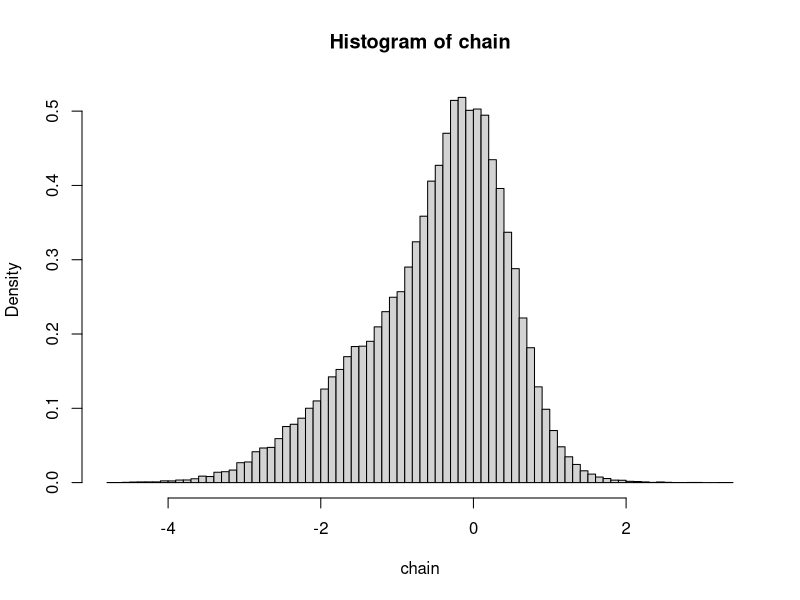

Reproduce this figure in R. (Note: this script raises an error after producing the figure.)
samples <- 100000
pdf <- function(x){
  return(0.5*dnorm(x, mean=-1, sd=1) + 0.5*dnorm(x, mean=0, sd=0.5))
}
# Reference 1: https://projecteuclid.org/download/pdf_1/euclid.aos/1056562461 (Neal(2003))
# Reference 2: https://www.ias.informatik.tu-darmstadt.de/uploads/Teaching/RobotLearningSeminar/Dittmar_RLS_2013.pdf
# Code : http://www.cs.toronto.edu/~radford/ftp/slice-R-prog
slice_sampler <- function(samples){
  x0 <- -0.5  # Average of the modes of the individual distributions
  w <- 1 # Estimate of step size (Static)
  x <- numeric(samples) # Return these samples
  for(i in 1:samples){ 
    u <- runif(1, 0, pdf(x0))
    u_prime <- runif(1, 0, 1 )
    xmin <- x0 - u_prime*w
    xmax <- xmin + w
    # Expand the interval until its ends are outside the slice, or until
    # the limit on steps is reached.
    while(u < pdf(xmin)){
      xmin <- xmin - w
    }
    while(u < pdf(xmax)){
      xmax <- xmax + w
    } 
    while(TRUE){
      u_prime <- runif(1,0,1)
      x_new <- xmin + u_prime*(xmax - xmin) # Draw a new sample from the slice
      if(u < pdf(x_new)){ # Check the threshold
        x0 <- x_new
        x[i] <- x0 # Take this sample
        break
      }
      if(x_new < x0){ 
        xmin <- x_new # Adjust the lower bound
      }
      else{
        xmax <- x_new # Adjust the upper bound
      }
    }
  }
  return(x)
}
# Create Burn-in samples
burnin <- 1000
x <- slice_sampler(samples)
chain <- x[burnin + 1:samples]
hist(chain, breaks =100, freq=FALSE )
lines(density(chain), col='red')